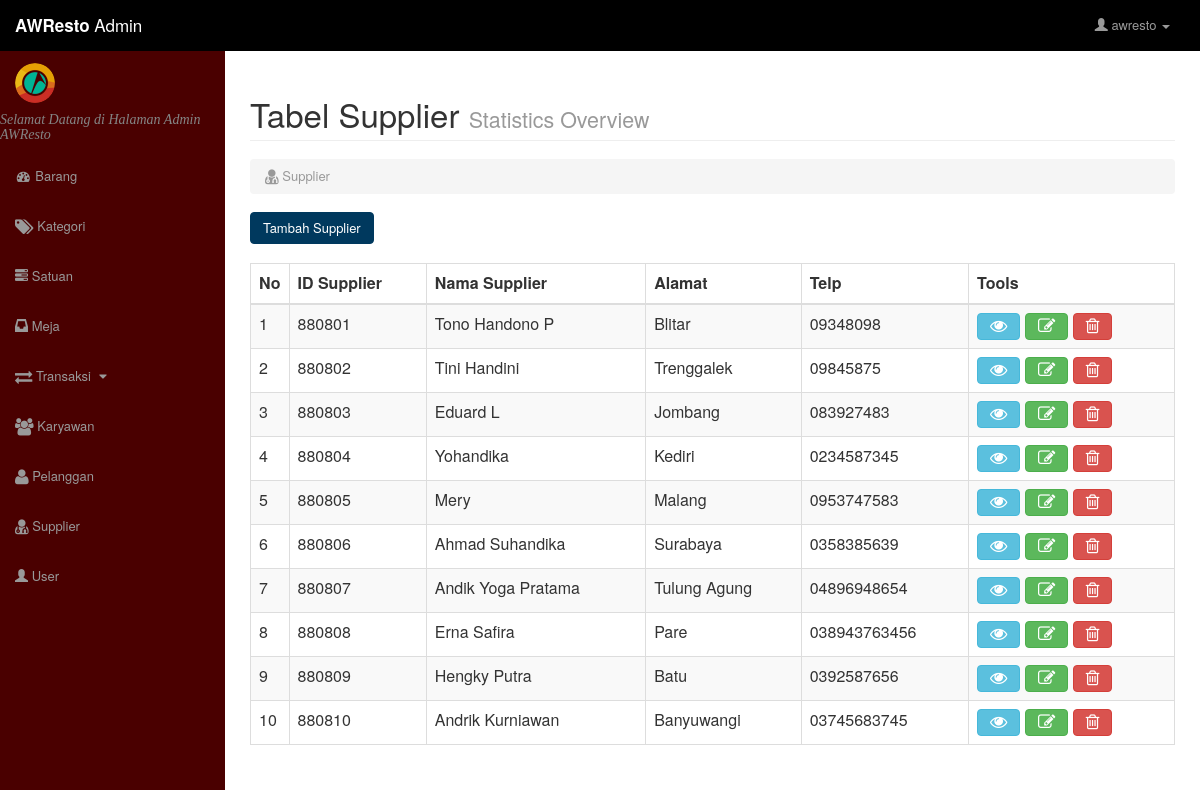
/admin/supplier/index.php (signed in), run on the app's committed database.
### tables this page shows
CREATE TABLE IF NOT EXISTS `supplier` (
  `id_supplier` int(100) NOT NULL AUTO_INCREMENT,
  `nama_supplier` varchar(100) NOT NULL,
  `alamat` varchar(100) NOT NULL,
  `telepon` varchar(100) NOT NULL,
  PRIMARY KEY (`id_supplier`)
);

### admin/supplier/index.php (the view, shortened to what this page needs)
<?php
    if(isset($_SESSION['user']) == 0){
?>
<script>alert('Silahkan Melakukan Login dahulu !!');document.location.href="../index.php"</script>
<?php } else { ?>
<html>
    <head>
        <?php include "../include/style.php" ?>
    </head>
    <body>
        <div id="wrapper">
            <?php include "../include/navbar.php" ?>
            <div id="page-wrapper">
                <div class="container-fluid">
                    <div class="row">
                        <div class="col-lg-12">
                            <h1 class="page-header">
                                Tabel Supplier
                                <small>Statistics Overview</small>
                            </h1>
                            <ol class="breadcrumb">
                                <li class="active">
                                    <i class="fa fa-user-md fa-lg"></i>
                                    Supplier
                                </li>
                            </ol>
                        </div>
                    </div>
                    <a href="supplier_form.php">
                        <button class="btn btn-primary" role="button" style="background-color:#00395E;border-color:#00395E;">Tambah Supplier</button>
                    </a>
                    <br><br>
                    <div class="row">
                        <div class="col-lg-12">
                            <div class="table-responsive">
                                <table class="table table-bordered table-hover table-striped">
                                    <thead>
                                        <tr>
                                            <th style="width:20px">No</th>
                                            <th>ID Supplier</th>
                                            <th>Nama Supplier</th>
                                            <th>Alamat</th>
                                            <th>Telp</th>
                                            <th>Tools</th>
                                        </tr>
                                    </thead>
                                    <tbody>
                                        <?php
                                            $sql = mysql_query("SELECT * FROM supplier ORDER BY id_supplier ASC");
                                            $no=1;
                                            while($dt = mysql_fetch_array($sql))
                                            {
                                                echo "
                                                <tr>
                                                    <td>$no</td>
                                                    <td>$dt[id_supplier]</td>
                                                    <td>$dt[nama_supplier]</td>
                                                    <td>$dt[alamat]</td>
                                                    <td>$dt[telepon]</td>
                                                    <td>
                                                        <a class='btn btn-info' href='supplier_detail.php?id=".$dt['id_supplier']."'>
                                                            <i class='fa fa-eye fa-lg'></i>
                                                        </a>
                                                        <a class='btn btn-success' href='supplier_edit.php?id=".$dt['id_supplier']."'>
                                                            <i class='fa fa-edit fa-lg'></i>
                                                        </a>
                                                        <a class='btn btn-danger' href='supplier_delete.php?id=".$dt['id_supplier']."'>
                                                            <i class='fa fa-trash-o fa-lg'></i>
                                                        </a>
                                                    </td>
                                                </tr>";
                                                $no++;
                                            }
                                        ?>
                                    </tbody>
                                </table>
                            </div>
                        </div>
                    </div>
                </div>
            </div>
        </div>
    </body>
</html>
<?php } ?>

### assets/css/admin/sb-admin.css (style rules this page uses)
body { margin-top: 88px; }
@media (min-width:768px) { body { margin-top: 50px; } }
#wrapper { padding-left: 0; }
#page-wrapper { width: 100%; padding: 0; background-color: #fff; }
@media (min-width:768px) { #wrapper { padding-left: 225px; } }
@media (min-width:768px) { #page-wrapper { padding: 10px; } }

### data on the page
supplier: id_supplier "880801", nama_supplier "Tono Handono P", alamat "Blitar", telepon "09348098"
supplier: id_supplier "880802", nama_supplier "Tini Handini", alamat "Trenggalek", telepon "09845875"
supplier: id_supplier "880803", nama_supplier "Eduard L", alamat "Jombang", telepon "083927483"
supplier: id_supplier "880804", nama_supplier "Yohandika", alamat "Kediri", telepon "0234587345"
supplier: id_supplier "880805", nama_supplier "Mery", alamat "Malang", telepon "0953747583"
supplier: id_supplier "880806", nama_supplier "Ahmad Suhandika", alamat "Surabaya", telepon "0358385639"
supplier: id_supplier "880807", nama_supplier "Andik Yoga Pratama", alamat "Tulung Agung", telepon "04896948654"
supplier: id_supplier "880808", nama_supplier "Erna Safira", alamat "Pare", telepon "038943763456"
supplier: id_supplier "880809", nama_supplier "Hengky Putra", alamat "Batu", telepon "0392587656"
supplier: id_supplier "880810", nama_supplier "Andrik Kurniawan", alamat "Banyuwangi", telepon "03745683745"

### other printed values
$_SESSION['user'] "awresto"
